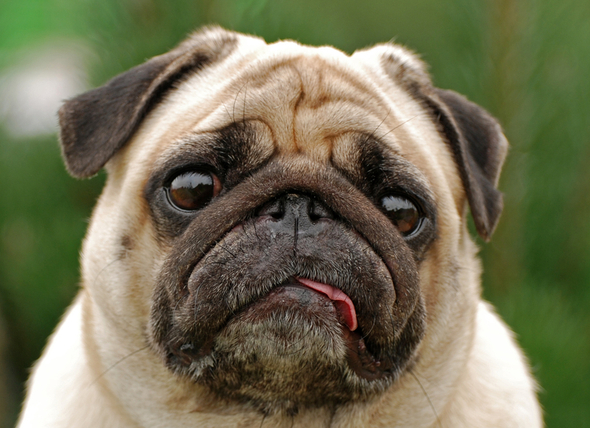
#> input picture CS160/hyeshin/Module9/bulldog2.png, 590 x 428 px
$ python eyes_cropped.py
#> lines starting #> are read from the running program, lines starting #| are printed output that depends on the picture
from PIL import Image

img = Image.open('bulldog2.png')
#> img is the input picture: PIL image 590x428 RGB; mean R, G, B 115, 113, 85.1
#eyes captured from this pixels
cropped = img.crop((0, 150, 590, 235))  #position of the eyes
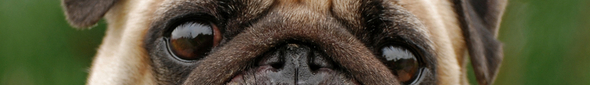
#> cropped: PIL image 590x85 RGB; mean R, G, B 89.2, 86.1, 62.3
cropped.save('eyes_cropped.png')
#paste eye cropped into the copied bulldog2.jpg
copy_img = img.copy
#> (the run stopped early here; a loop or call above may not have finished)
